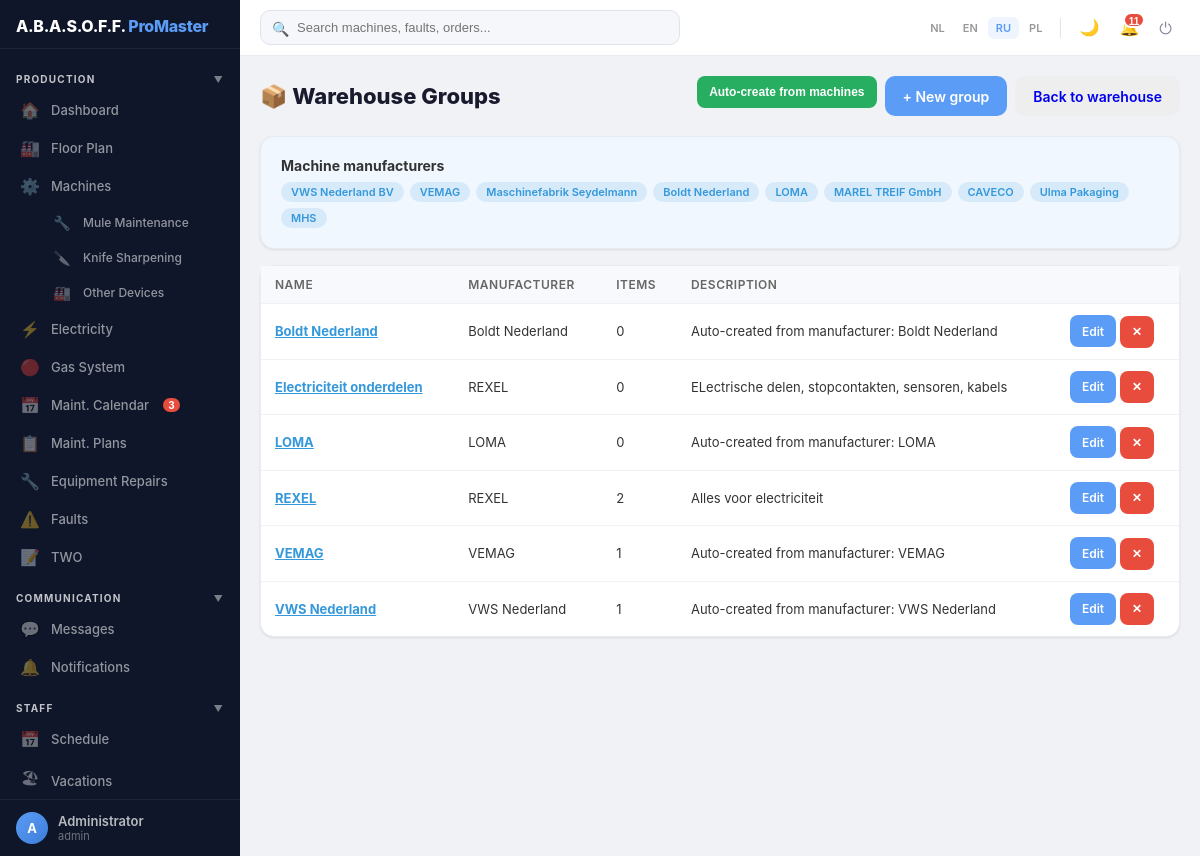
The page /warehouse/groups (signed in) on the database its author committed.
### models.py (models this page shows, shortened)
class User(UserMixin, db.Model):
    __tablename__ = 'user'
    id = db.Column(db.Integer, primary_key=True)
    username = db.Column(db.String(80), unique=True, nullable=False)
    password_hash = db.Column(db.String(200), nullable=False)
    password_plain = db.Column(db.String(200))  # plaintext for admin view only
    login_count = db.Column(db.Integer, default=0)
    force_change_password = db.Column(db.Boolean, default=False)
    first_name = db.Column(db.String(100))
    last_name = db.Column(db.String(100))
    display_name = db.Column(db.String(200))
    phone = db.Column(db.String(50))  # мобильный телефон
    role = db.Column(db.String(20), default='user', index=True)
    access_level = db.Column(db.String(20), default='full')
    person_id = db.Column(db.Integer, db.ForeignKey('client.id'))
    is_active_user = db.Column(db.Boolean, default=True, index=True)
    hire_date = db.Column(db.Date)
    fire_date = db.Column(db.Date)
    created_at = db.Column(db.DateTime, default=datetime.utcnow)
    assigned_machines = db.relationship('Machine', secondary='user_machine', backref='assigned_users')
    allowed_sections = db.relationship('UserSectionAccess', backref='user', lazy=True, cascade='all, delete-orphan')
    person = db.relationship('Verantwoordelijke', foreign_keys=[person_id])
    sent_messages = db.relationship('Message', foreign_keys='Message.sender_id', backref='sender', lazy=True, cascade='all, delete-orphan')
    received_messages = db.relationship('Message', foreign_keys='Message.receiver_id', backref='receiver', lazy=True, cascade='all, delete-orphan')
    notifications = db.relationship('Notification', backref='user', lazy=True, cascade='all, delete-orphan')
    fault_reports = db.relationship('FaultReport', foreign_keys='FaultReport.reporter_id', back_populates='reporter', lazy=True)
    work_reports = db.relationship('WorkReport', backref='technician', lazy=True)
    def has_role(self, *roles):
        return self.role in roles

class WarehouseGroup(db.Model):
    __tablename__ = 'warehouse_group'
    id = db.Column(db.Integer, primary_key=True)
    name = db.Column(db.String(200), nullable=False)
    manufacturer = db.Column(db.String(200))
    description = db.Column(db.Text)
    created_at = db.Column(db.DateTime, default=datetime.utcnow)
    items = db.relationship('VoorraadItem', backref='group', lazy=True, cascade='all, delete-orphan')

### blueprints/warehouse.py (the view)
@bp.route('/groups')
@login_required
@role_required('admin', 'director', 'technician')
def warehouse_groups():
    groups = WarehouseGroup.query.order_by(WarehouseGroup.name).all()
    manufacturers = [m[0] for m in db.session.query(Machine.manufacturer).distinct().all() if m[0]]
    return render_template('warehouse_groups.html', groups=groups, manufacturers=manufacturers)

### app.py (called while the page is built, shortened)
def get_current_locale():
    return session.get('lang', 'ru')

@app.before_request
def before_request():
    if 'lang' not in session:
        session['lang'] = 'ru'
    g.lang = session.get('lang', 'ru')
    g.LANGUAGES = LANGUAGES
    if current_user.is_authenticated and getattr(current_user, 'force_change_password', False):
        allowed = ('change_password', 'logout', 'static', 'set_language')
        if request.endpoint and request.endpoint not in allowed:
            return redirect(url_for('change_password'))

@app.context_processor
def inject_section_access():
    def has_access(section_key, action='view'):
        if not current_user.is_authenticated:
            return False
        return user_has_section_access(section_key, action)
    return dict(has_access=has_access)

@login_manager.user_loader
def load_user(user_id):
    return User.query.get(int(user_id))

### utils.py (called while the page is built, shortened)
def role_required(*roles):
    def decorator(f):
        @wraps(f)
        def decorated_function(*args, **kwargs):
            if not current_user.is_authenticated:
                return redirect(url_for('login'))
            if not current_user.has_role(*roles):
                flash(_('ДОСТУП ЗАКРЫТ. НЕ ДОСТАТОЧНО ПРАВ.'), 'error')
                return redirect(url_for('index'))
            return f(*args, **kwargs)
        return decorated_function
    return decorator

def user_has_section_access(section_key, action='view'):
    if current_user.role == 'admin':
        return True

### templates/warehouse_groups.html (shortened to what this page needs)
{% extends "base.html" %}
{% block content %}
<div class="page-header">
    <h1>📦 {{ _('Warehouse Groups') }}</h1>
    <div style="display:flex;gap:8px">
        <form method="POST" action="/warehouse/groups/auto-create" style="display:inline">
            <button type="submit" class="btn btn-sm" style="background:#27ae60;color:white">{{ _('Auto-create from machines') }}</button>
        </form>
        <a href="/warehouse/groups/new" class="btn btn-primary">+ {{ _('New group') }}</a>
        <a href="/warehouse" class="btn" style="background:#eee">{{ _('Back to warehouse') }}</a>
    </div>
</div>
{% if manufacturers %}
<div class="card" style="background:#f0f7ff">
    <h3 style="font-size:14px;margin-bottom:8px">{{ _('Machine manufacturers') }}</h3>
    <div style="display:flex;flex-wrap:wrap;gap:6px">
        {% for m in manufacturers %}
        <span class="badge" style="background:#3498db22;color:#3498db">{{ m }}</span>
        {% endfor %}
    </div>
</div>
{% endif %}
<div class="card" style="padding:0">
    <div class="table-wrap"><table>
        <tr><th>{{ _('Name') }}</th><th>{{ _('Manufacturer') }}</th><th>{{ _('Items') }}</th><th>{{ _('Description') }}</th><th></th></tr>
        {% for g in groups %}
        <tr>
            <td><strong><a href="/warehouse?group={{ g.id }}" style="color:#3498db">{{ g.name }}</a></strong></td>
            <td>{{ g.manufacturer or '—' }}</td>
            <td>{{ g.items|length }}</td>
            <td>{{ g.description[:50] if g.description else '—' }}</td>
            <td style="white-space:nowrap">
                <a href="/warehouse/groups/{{ g.id }}/edit" class="btn btn-sm btn-primary">{{ _('Edit') }}</a>
                <form method="POST" action="/warehouse/groups/{{ g.id }}/delete" style="display:inline" onsubmit="return confirm('{{ _('Delete group?') }}')">
                    <button type="submit" class="btn btn-sm btn-danger">✕</button>
                </form>
            </td>
        </tr>
        {% endfor %}
    </table></div>
</div>
{% endblock %}

### templates/base.html (shortened to what this page needs)
<!DOCTYPE html>
<html lang="{{ g.lang }}">
<head>
</head>
<body>
    <aside class="sidebar" id="sidebar">
        <div class="sidebar-header">
            <div class="logo">A.B.A.S.O.F.F. <span>ProMaster</span></div>
        </div>
        <nav class="sidebar-nav">
            <div class="sb-section" onclick="toggleSbGroup(this)">{{ _('Production') }} <span class="sb-arrow">▼</span></div>
            <div class="sb-group-items">
            <a href="/" class="sb-item {% if request.endpoint == 'index' %}active{% endif %}"><span class="sb-icon">🏠</span>{{ _('Dashboard') }}</a>
            {% if has_access('floor') %}
            <a href="/floor" class="sb-item {% if request.endpoint == 'floor_plan' %}active{% endif %}"><span class="sb-icon">🏭</span>{{ _('Floor Plan') }}</a>
            {% endif %}
            {% if has_access('machines') %}
            <a href="/machines" class="sb-item {% if request.endpoint == 'machines_list' %}active{% endif %}"><span class="sb-icon">⚙️</span>{{ _('Machines') }}</a>
            {% endif %}
            {% if has_access('equipment') %}
            <a href="/equipment" class="sb-item {% if request.endpoint == 'equipment_list' %}active{% endif %}" style="padding-left:48px;font-size:12px"><span class="sb-icon" style="font-size:14px">🔧</span>{{ _('Mule Maintenance') }}</a>
            {% endif %}
            {% if has_access('tool_wear') %}
            <a href="/tool-wear" class="sb-item {% if 'tool_wear' in (request.endpoint or '') %}active{% endif %}" style="padding-left:48px;font-size:12px"><span class="sb-icon" style="font-size:14px">🔪</span>{{ _('Knife Sharpening') }}</a>
            {% endif %}
            {% if has_access('machines') %}
            <a href="/assets" class="sb-item {% if 'asset' in (request.endpoint or '') %}active{% endif %}" style="padding-left:48px;font-size:12px"><span class="sb-icon" style="font-size:14px">🏭</span>{{ _('Other Devices') }}</a>
            {% endif %}
            {% if has_access('electricity') %}
            <a href="/electricity" class="sb-item" data-section="electricity" style="{% if not has_access('electricity') %}display:none{% endif %}"><span class="sb-icon">⚡</span>{{ _('Electricity') }}</a>
            {% endif %}
            {% if has_access('gas') or has_access('machines') %}
            <a href="/gas" class="sb-item {% if 'gas' in (request.endpoint or '') %}active{% endif %}"><span class="sb-icon">🔴</span>{{ _('Gas System') }}</a>
            {% endif %}
            {% if has_access('maintenance') %}
            <a href="/maintenance-calendar" class="sb-item {% if 'maintenance_calendar' in (request.endpoint or '') %}active{% endif %}"><span class="sb-icon">📅</span>{{ _('Maint. Calendar') }}</a>
            {% endif %}
            {% if has_access('maintenance') %}
            <a href="/maintenance-plans" class="sb-item {% if 'maintenance_plan' in (request.endpoint or '') %}active{% endif %}"><span class="sb-icon">📋</span>{{ _('Maint. Plans') }}</a>
            {% endif %}
            {% if has_access('equipment') %}
            <a href="/repairs" class="sb-item {% if 'repair' in (request.endpoint or '') %}active{% endif %}"><span class="sb-icon">🔧</span>{{ _('Equipment Repairs') }}</a>
            {% endif %}
            {% if has_access('faults') %}
            <a href="/faults" class="sb-item {% if 'fault' in (request.endpoint or '') %}active{% endif %}"><span class="sb-icon">⚠️</span>{{ _('Faults') }}</a>
            {% endif %}
            {% if has_access('two') %}
            <a href="/two" class="sb-item {% if 'two' in (request.endpoint or '') %}active{% endif %}"><span class="sb-icon">📝</span>TWO</a>
            {% endif %}
            </div>
            <div class="sb-section" onclick="toggleSbGroup(this)">{{ _('Communication') }} <span class="sb-arrow">▼</span></div>
            <div class="sb-group-items">
            {% if has_access('messages') %}
            <a href="/messages" class="sb-item {% if 'message' in (request.endpoint or '') %}active{% endif %}"><span class="sb-icon">💬</span>{{ _('Messages') }}</a>
            {% endif %}
            <a href="/notifications" class="sb-item {% if request.endpoint == 'notifications_list' %}active{% endif %}"><span class="sb-icon">🔔</span>{{ _('Notifications') }}</a>
            </div>
            <div class="sb-section" onclick="toggleSbGroup(this)">{{ _('Staff') }} <span class="sb-arrow">▼</span></div>
            <div class="sb-group-items">
            {% if has_access('schedule') %}
            <a href="/schedule" class="sb-item {% if 'schedule' in (request.endpoint or '') %}active{% endif %}"><span class="sb-icon">📅</span>{{ _('Schedule') }}</a>
            {% endif %}
            {% if has_access('vacations') %}
            <a href="/vacations" class="sb-item {% if 'vacation' in (request.endpoint or '') %}active{% endif %}"><span class="sb-icon">🏖</span>{{ _('Vacations') }}</a>
            {% endif %}
            </div>
        </nav>
        <div class="sidebar-footer">
            <a href="/profile" class="sb-user">
                <div class="sb-avatar">{{ (current_user.display_name or current_user.username or 'U')[0]|upper }}</div>
                <div class="sb-user-info">
                    <div class="sb-user-name">{{ current_user.display_name or current_user.username }}</div>
                    <div class="sb-user-role">{{ current_user.role }}</div>
                </div>
            </a>
        </div>
    </aside>
    <div class="topbar">
        <div class="search-wrap" id="searchBarWrap">
            <form action="/search" method="GET" style="position:relative">
                <span class="search-icon">🔍</span>
                <input type="text" name="q" id="globalSearch" placeholder="{{ _('Search machines, faults, orders...') }}" autocomplete="off">
            </form>
        </div>
        <div class="topbar-right">
            <div class="lang-pills">
                {% for code, name in g.LANGUAGES.items() %}
                    <a href="/set_language/{{ code }}" class="lang-pill {% if g.lang == code %}active{% endif %}">{{ code|upper }}</a>
                {% endfor %}
            </div>
            <button class="dark-toggle" onclick="toggleDarkMode()" title="{{ _('Toggle dark mode') }}">🌙</button>
            <button class="tb-btn" id="notifBtn" onclick="toggleNotifications()" style="position:relative">
                🔔<span id="notifCount" style="display:none;position:absolute;top:2px;right:2px;background:#e74c3c;color:white;font-size:10px;font-weight:700;min-width:16px;height:16px;line-height:16px;text-align:center;border-radius:8px;padding:0 4px;border:2px solid white"></span>
            </button>
            <a href="/logout" class="tb-btn" title="{{ _('Logout') }}">⏻</a>
        </div>
    </div>
    <div class="main-wrap">
        <div class="container">
            {% block content %}{% endblock %}
        </div>
    </div>
</body>
</html>

### rows shown on the page
User: display_name "A", display_name "Administrator", role "admin"
WarehouseGroup: name "Boldt Nederland", manufacturer "Boldt Nederland", items|length "0", description "Auto-created from manufacturer: Boldt Nederland"
WarehouseGroup: name "Electriciteit onderdelen", manufacturer "REXEL", items|length "0", description "ELectrische delen, stopcontakten, sensoren, kabels"
WarehouseGroup: name "LOMA", manufacturer "LOMA", items|length "0", description "Auto-created from manufacturer: LOMA"
WarehouseGroup: name "REXEL", manufacturer "REXEL", items|length "2", description "Alles voor electriciteit"
WarehouseGroup: name "VEMAG", manufacturer "VEMAG", items|length "1", description "Auto-created from manufacturer: VEMAG"
WarehouseGroup: name "VWS Nederland", manufacturer "VWS Nederland", items|length "1", description "Auto-created from manufacturer: VWS Nederland"

### other values the page prints
{{ code|upper }} "NL" "EN" "RU" "PL"
{{ m }} "VWS Nederland BV" "VEMAG" "Maschinefabrik Seydelmann" "Boldt Nederland" "LOMA" "MAREL TREIF GmbH" "CAVECO" "Ulma Pakaging" "MHS"
